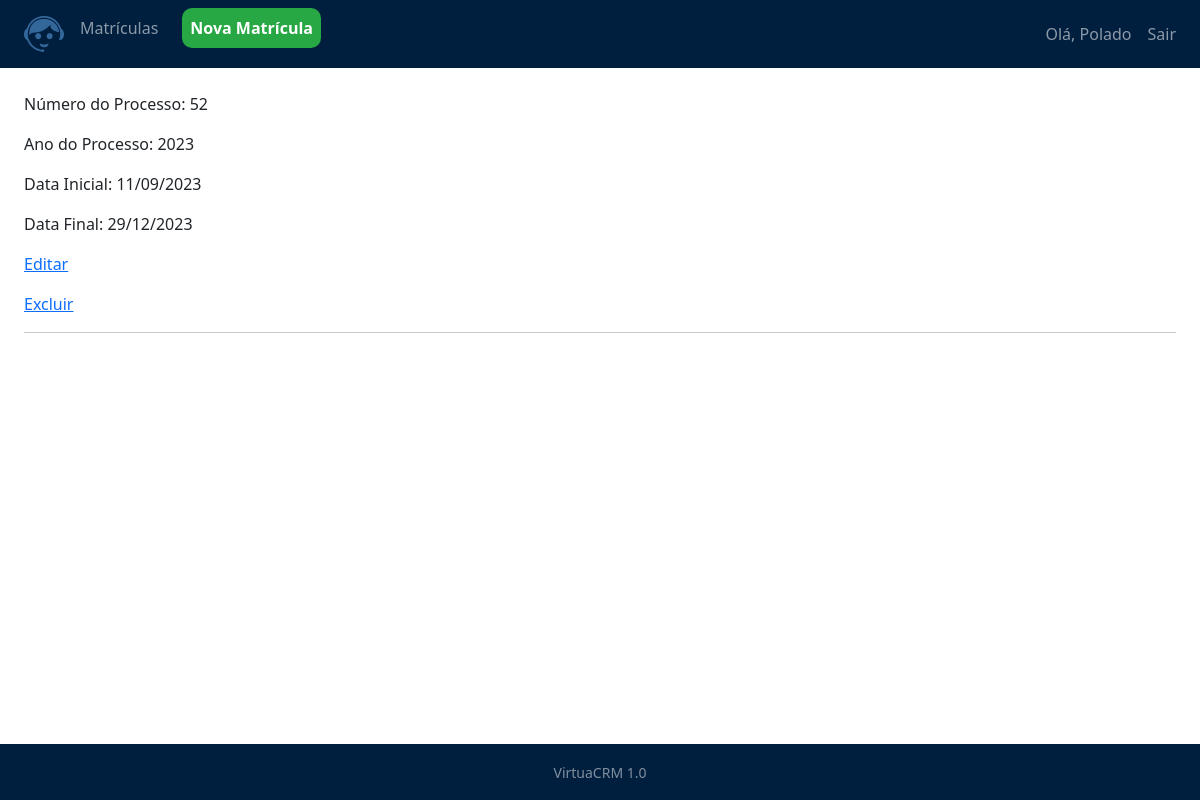
The page /matriculas/processo_ativo (signed in) on the database its author committed.
### matriculas/models.py (models this page shows, shortened)
class cad_processo(models.Model):
    numero_processo =  models.CharField(max_length=2)
    ano_processo = models.CharField(max_length=4)
    data_inicial_processo = models.DateTimeField()
    data_final_processo = models.DateTimeField()
    ativo = models.BooleanField(default=True)
    class Meta:
        db_table = 'processo'
    def get_data_inicial(self):
        return self.data_inicial_processo.strftime('%d/%m/%Y')
    def get_data_final(self):
        return self.data_final_processo.strftime('%d/%m/%Y')
    def get_absolute_url(self):
        return reverse("matriculas:processo_update", kwargs={'id': self.id}) #Direciona para a url de edição
    def get_delete_url(self):
        return reverse("matriculas:processo_delete", kwargs={'id': self.id})# Exclui o resgistro

### matriculas/views.py (the view)
# urls.py: path('processo_ativo', lista_processos, name='processo_ativo'),
def lista_processos(request):
    processos_ativos = cad_processo.objects.filter(ativo=True)
    return render (request, 'matriculas/processo_ativo.html', {'processos': processos_ativos})

### matriculas/templates/matriculas/processo_ativo.html
{% extends 'model-page.html'%}
{% block content %}
{% for processo in processos %}
    <p>Número do Processo: {{ processo.numero_processo }}</p>
    <p>Ano do Processo: {{ processo.ano_processo }}</p>
    <p>Data Inicial: {{ processo.get_data_inicial }}</p>
    <p>Data Final: {{ processo.get_data_final }}</p>
    <p><a href="{{ processo.get_absolute_url }}">Editar</a></p>
    <p><a href="{{ processo.get_delete_url }}">Excluir</a></p>
    <hr>
{% endfor %}
{% endblock %}

### core/templates/model-header.html (shortened to what this page needs)
{% load static %}
<nav class="navbar navbar-expand-sm custom-navbar-bg navbar-dark mr-2">
    <ul class="nav navbar-nav">
        <li class="nav-item">
            <a class="nav-link">
            </a>
        </li>
        <li class="nav-item">
            <a class="nav-link" href="{% url 'user_rank' %}">
                <img src="{% static 'images/virtua_white.svg' %}" alt="Logo" class="img-fluid" style="width: 40px; height: auto;">
            </a>
        </li>
        <li class="nav-item">
            <a class="nav-link" href="{% url 'matriculas:matriculas_list' %}">Matrículas</a>
        </li>
        <li class="nav-item">
            <a class="nav-link">
            </a>
        </li>
        <li class="nav-item">
            <a class="nav-link highlight-link" href="{%url 'matriculas:matriculas_new'%}">Nova Matrícula</a>
        </li>
    </ul>
    <ul class="navbar-nav ms-auto ml-2">
        <li class="nav-item">
            <a class="nav-link">
        {% if request.user.is_authenticated %}
            <span class="navbar-text">Olá,  {{ request.user.first_name }}</span>
        {% endif %}
            </a>
        </li>
        <li class="nav-item">
            <a class="nav-link" href="{% url 'logout' %}">Sair</a>
        </li>
        <li class="nav-item">
            <a class="nav-link">
            </a>
        </li>
    </ul>
</nav>

### core/templates/model-header.html (style rules this page uses)
.custom-navbar-bg { background-color: #001f3f; }
.highlight-link { background-color: #28a745; color: #fff; font-weight: bold; border-radius: 10px; padding: 8px 12px; }

### core/templates/model-footer.html (style rules this page uses)
.custom-navbar-bg { background-color: #001f3f; }

### core/templates/model-page.html (style rules this page uses)
html, body { height: 100%; }
.custom-navbar-bg { background-color: #001f3f; }

### rows shown on the page
cad_processo: numero_processo "52", ano_processo "2023", get_data_inicial "11/09/2023", get_data_final "29/12/2023"

### other values the page prints
{{ request.user.first_name }} "Polado"
